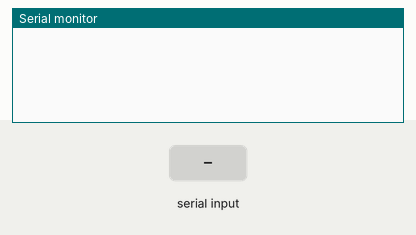
Bench run of a sketch on a simulated Arduino Uno, built with avr-gcc and run on an emulated ATmega328P. On the bench: the last lines printed to the serial monitor. The test bench sets the inputs (shaded band).

Above: at 1.2 s.
1.3 s: "+\n" received over Serial
At 2.2 s:
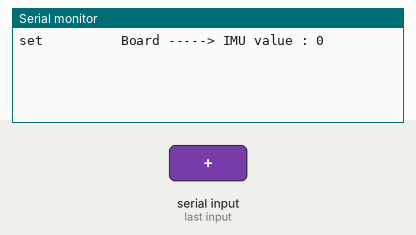
2.8 s: byte 45 ('-') received over Serial
At 3.4 s:
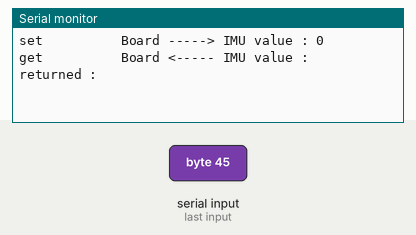
4.3 s: "90,45\n" received over Serial
At 5.7 s:
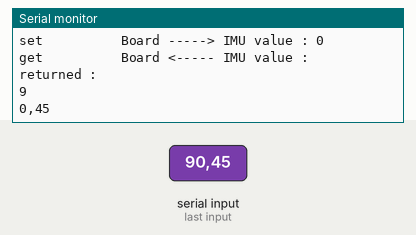

The sketch:

direct_Comm_with_MPU.ino
```cpp
#include <SPI.h>

#define CSPin 10

#define MISOPin 12
#define MOSIPin 11
#define SCKPin 13

#define IMUSPISpeed 1000000
#define IMUSPIMode SPI_MODE3
#define IMUSPIBit MSBFIRST


SPISettings IMUSet = SPISettings(IMUSPISpeed,IMUSPIMode,IMUSPIBit);

void setup() {

  Serial.begin(115200);

  pinMode(CSPin,OUTPUT);
  digitalWrite(CSPin,HIGH);

  SPI.begin();
  SPI.setMISO(MISOPin);
  SPI.setMOSI(MOSIPin);
  SPI.setSCK(SCKPin);


}

void loop() {
  // put your main code here, to run repeatedly:

}

void serialEvent(){
    char ValueArray[6];

    char header = ' ';
    int valueinhex = 0;
    strcpy(ValueArray,"");

    while(Serial.available()){
        char val = Serial.read();
        switch(val){
        case '+':

           header = '+';

        /*SPI.beginTransaction(IMUSet);
        SPI.transfer(0x00);*/
      break;
      case '-':


        header = '-';

      break;
      case '\n' :


      break;
      default :

         sprintf(ValueArray,"%s%c",ValueArray,val);


      break;

    }
    }

    valueinhex = (int)strtol(ValueArray, NULL, 0);


    switch(header){
      case '+':

        Serial.print("set          Board -----> IMU value : ");
        Serial.println(valueinhex,HEX);

        SPI.beginTransaction(IMUSet);
        SPI.transfer(valueinhex);


      break;
      case '-':

        Serial.print("get          Board <----- IMU value : ");
        Serial.print(ValueArray);
        Serial.print(" returned : ");


      break;


    }
    Serial.println(ValueArray);

}
```

Measured:
- after the input at 1.3 s, the serial monitor: prints a new line at once (image 1)
- after the input at 2.8 s, the serial monitor: prints a new line at once (image 2)
- after the input at 4.3 s, the serial monitor: prints a new line at once (image 3)
